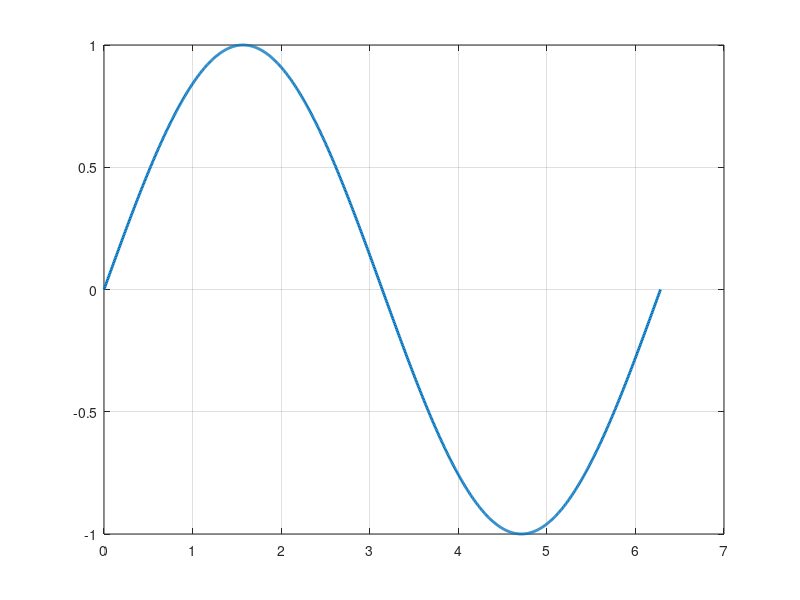

Source code (MATLAB):
% Tutorial 4.2 - Problem 4.2.1 - Jeffrey Laederach

% Clear out the workspace
clear

% Generate the vectors to be plotted
for i = 1:1001
    x(i) = (i-1)*(2*pi/1000);
    y(i) = sin(x(i));
end

plot(x,y,'LineWidth',2)
grid on